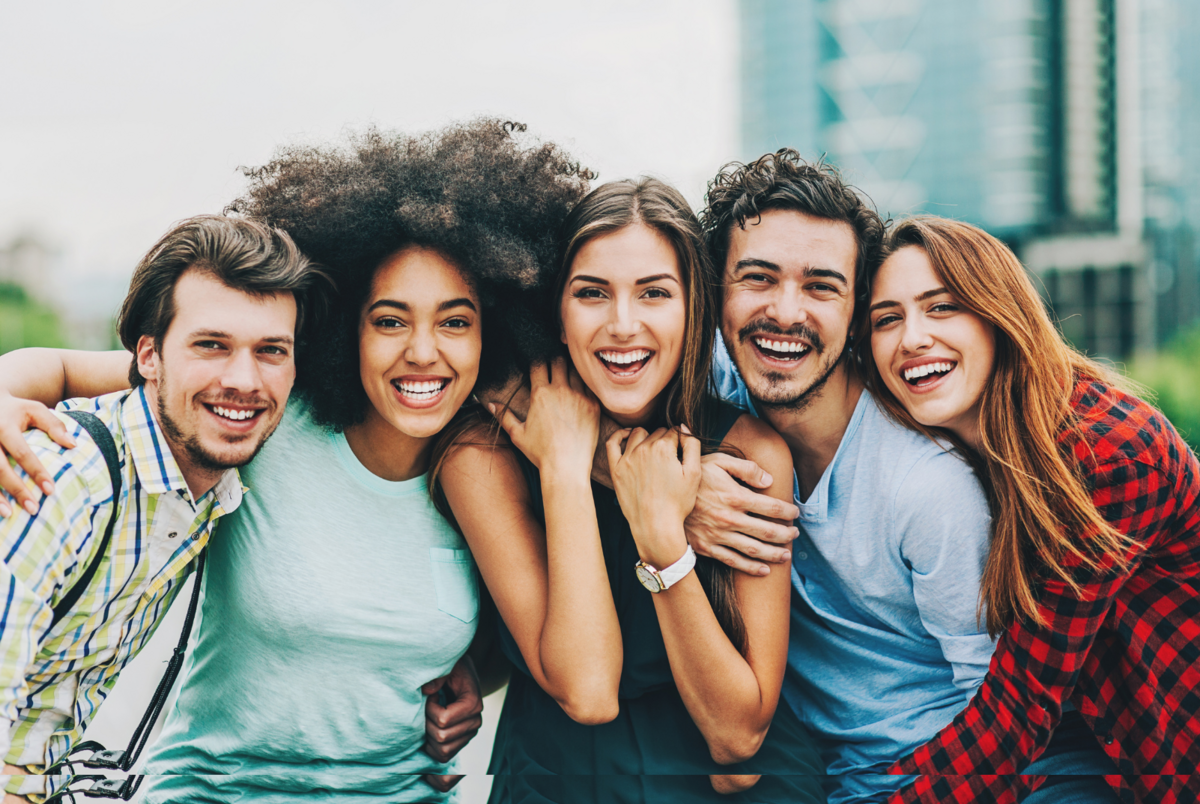
#> input picture images/faces.png, 1200 x 804 px, found by its file name
$ python detect_face.py
#> lines starting #> are read from the running program, lines starting #| are printed output that depends on the picture
import cv2
import numpy as np
import tritonclient.http as httpclient
import sys
import os
import time

# Usage: python triton/detect_face.py [image_path]
default_image_path = "images/faces.png"

def preprocess_image(image_path, input_shape):
#> called with image_path = 'images/faces.png', input_shape = (1, 3, 640, 640)
    img = cv2.imread(image_path)
#> img is the input picture: shape (804, 1200, 3); mean B, G, R 135.1, 141.3, 144.5
    if img is None:
        raise ValueError(f"Image not found: {image_path}")
    img_rgb = cv2.cvtColor(img, cv2.COLOR_BGR2RGB)
    img_resized = cv2.resize(img_rgb, (input_shape[3], input_shape[2]))
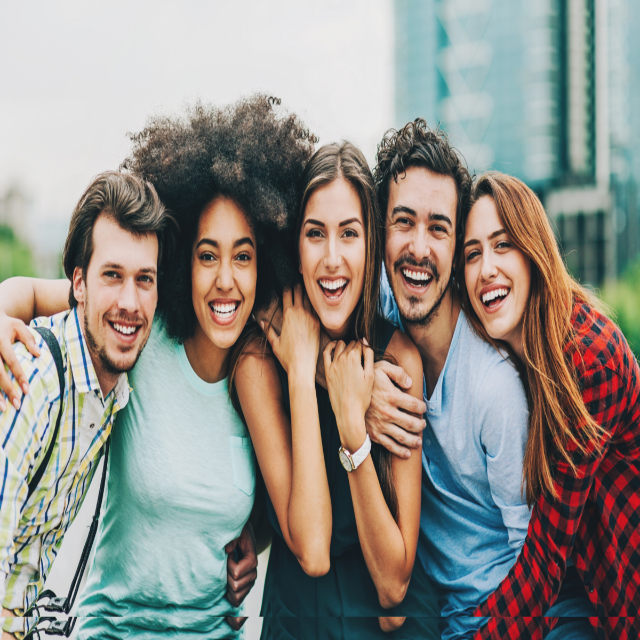
#> img_resized: shape (640, 640, 3); mean R, G, B 144.4, 141.2, 135
    img_transposed = np.transpose(img_resized, (2, 0, 1))
    img_normalized = img_transposed.astype(np.float32) / 255.0
    img_input = np.expand_dims(img_normalized, axis=0)
    return img_input, img

def clamp(val, minVal, maxVal):
    return max(minVal, min(maxVal, val))

# [62 lines left out: functions postprocess, compute_iou, draw_boxes, not called in this run]

if __name__ == "__main__":
    start_total = time.time()
    image_path = sys.argv[1] if len(sys.argv) > 1 else default_image_path
    net_w, net_h = 640, 640
    input_shape = (1, 3, net_h, net_w)

    start_pre = time.time()
    img_input, orig_img = preprocess_image(image_path, input_shape)
    end_pre = time.time()

    # Triton Inference
#> (the run stopped early here; a loop or call above may not have finished)

$ run again, with images/ngoctrinh.jpg saved as images/faces.png
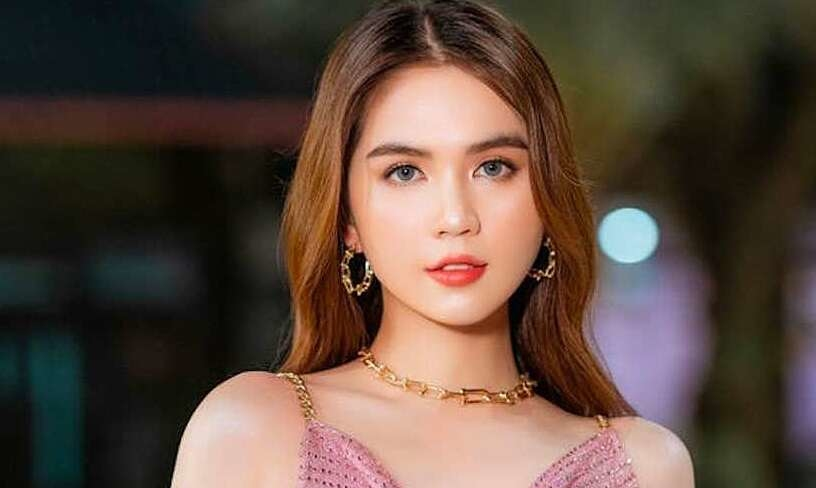
#> input picture images/ngoctrinh.jpg, 816 x 488 px, found by its file name
#> in preprocess_image, img is the input picture: shape (488, 816, 3); mean B, G, R 62.6, 73.9, 92.6
#> in preprocess_image, `img_resized = cv2.resize(img_rgb, (input_shape[3], input_shape[2]))`:
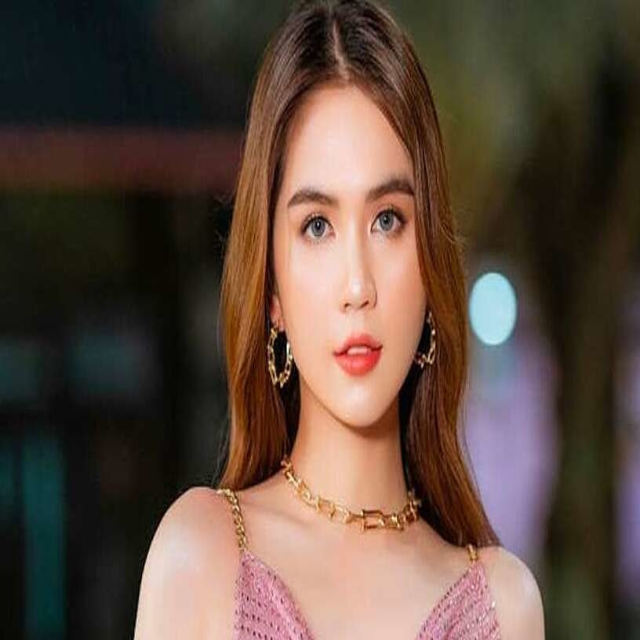
#> img_resized: shape (640, 640, 3); mean R, G, B 92.5, 73.8, 62.5

$ run again, with images/traffic.jpg saved as images/faces.png
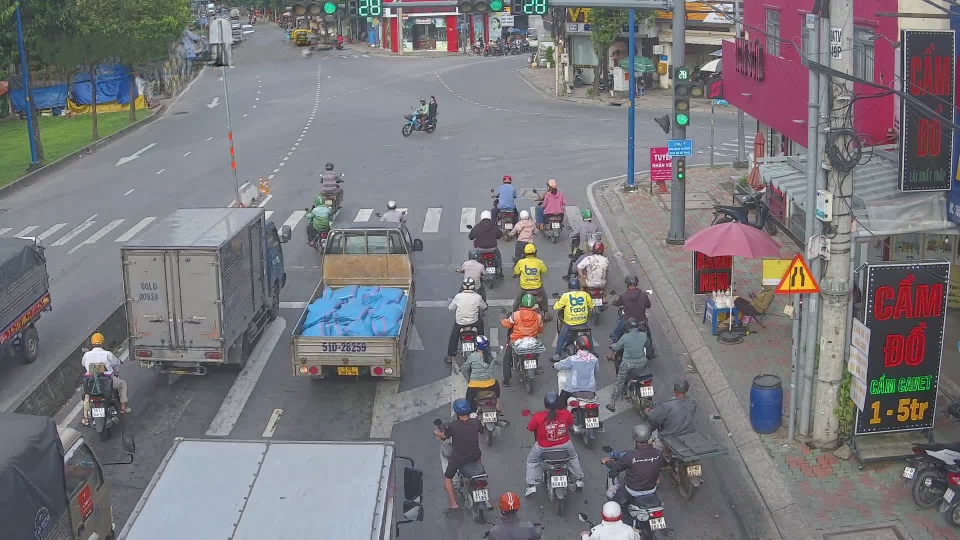
#> input picture images/traffic.jpg, 1920 x 1080 px, found by its file name (shown at 1/2 size)
#> in preprocess_image, img is the input picture: shape (1080, 1920, 3); mean B, G, R 124, 119.5, 121.2
#> in preprocess_image, `img_resized = cv2.resize(img_rgb, (input_shape[3], input_shape[2]))`:
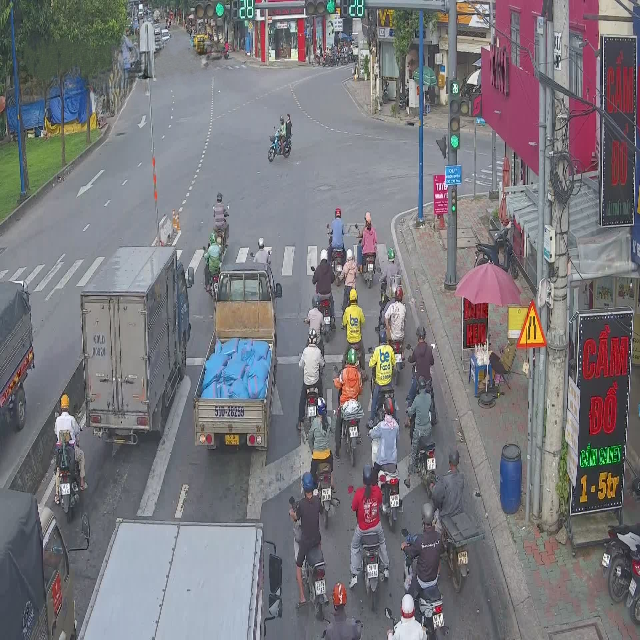
#> img_resized: shape (640, 640, 3); mean R, G, B 121.1, 119.4, 123.9
